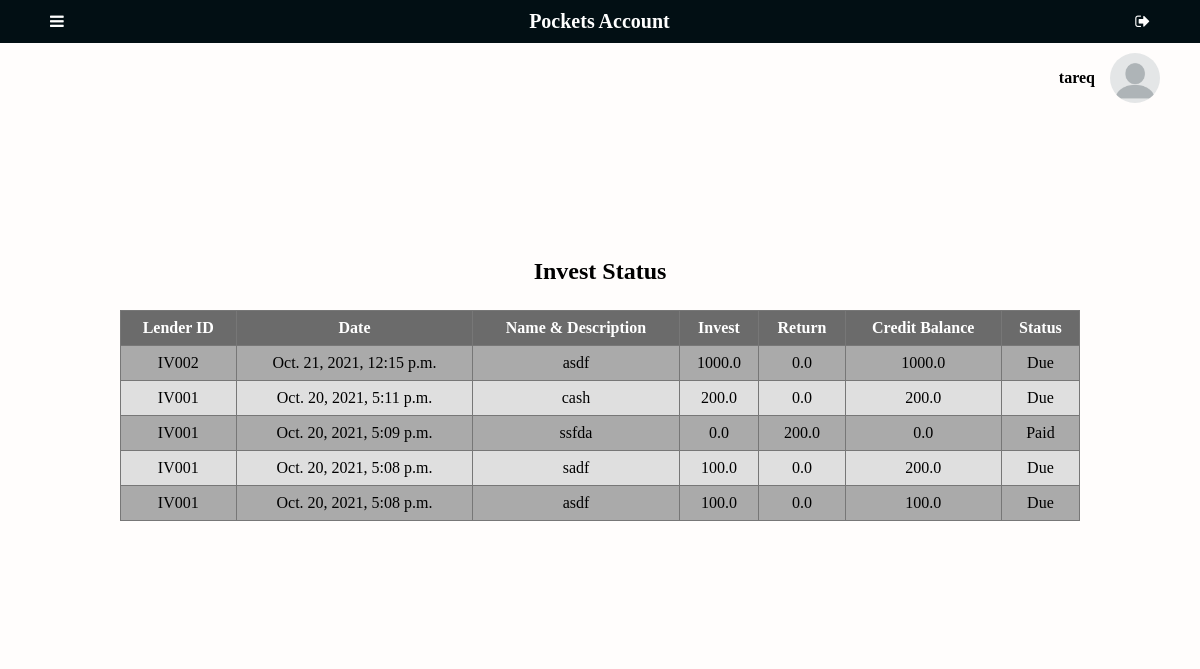
Before: /invest/ (signed in) with the older database file.
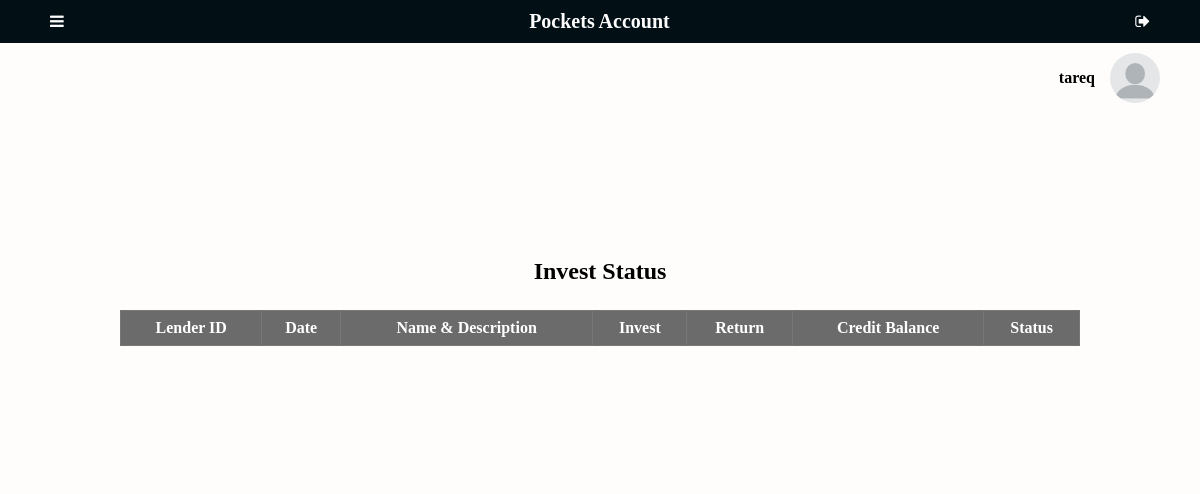
After: the same page with the newer database file.
### app/models.py (models this page shows)
class Invest(models.Model):
    lender = models.ForeignKey(Lender, on_delete=models.SET_NULL, blank=True, null=True)
    description = models.TextField(blank=True, null= True)
    invest = models.FloatField(default=0, null=True, blank=True)
    retern = models.FloatField(default=0, null=True, blank=True)
    balance = models.FloatField(default=0, null=True, blank=True)
    date = models.DateTimeField(auto_now_add=True)
    status = models.BooleanField(default=False, null=True, blank=False)

class Lender(models.Model):
    lenderName = models.CharField(max_length=50)
    phone = models.CharField(max_length=15, blank=True, null= True)
    address = models.TextField(blank=True, null= True)
    img = models.ImageField(upload_to='pics', null=True, blank=True)
    investor = models.ForeignKey(User, on_delete=models.SET_NULL, blank=True, null=True)
    totalbalance = models.FloatField(default=0, null=True, blank=True)
    def __str__(self):
        return "IV00" +str(self.id)

### app/views.py (the view)
# urls.py: path('invest/', views.invest, name='invest'),
@login_required(login_url='login')
def invest(request):
    profile = Lender.objects.filter(investor=request.user.id).all()
    accounts = Invest.objects.filter(lender__in=profile).order_by('-date')
    return render(request, "app/invest.html",{
        "accounts":accounts,
    })

### app/templates/app/invest.html (shortened to what this page needs)
{% extends "app/layout.html" %}
{% block body %}
<main>
    <div class="tablecontainer">
        <h2>Invest Status</h2>
        <table>
            <tr>
                <th>Lender ID</th>
                <th>Date</th>
                <th>Name & Description</th>
                <th>Invest</th>
                <th>Return</th>
                <th>Credit Balance</th>
                <th>Status</th>
            </tr>
            {% for account in accounts %}
            <tr>
                <td>{{ account.lender }}</td>
                <td>{{ account.date }}</td>
                <td>{{ account.description }}</td>
                <td>{{ account.invest }}</td>
                <td>{{ account.retern }}</td>
                <td>{{ account.balance }}</td>
                {% if account.status %}
                  <td>Paid</td>
                {% else %}
                <td>Due</td>
                {% endif %}
            </tr>
            {% endfor %}
        </table>
    </div>
</main>
{% endblock %}

Changed rows visible on the page:
removed Invest: lender "IV002", date "Oct. 21, 2021, 12:15 p.m.", description "asdf", invest "1000.0", retern "0.0", balance "1000.0", status "Due"
removed Invest: lender "IV001", date "Oct. 20, 2021, 5:11 p.m.", description "cash", invest "200.0", retern "0.0", balance "200.0", status "Due"
removed Invest: lender "IV001", date "Oct. 20, 2021, 5:09 p.m.", description "ssfda", invest "0.0", retern "200.0", balance "0.0", status "Paid"
removed Invest: lender "IV001", date "Oct. 20, 2021, 5:08 p.m.", description "sadf", invest "100.0", retern "0.0", balance "200.0", status "Due"
removed Invest: lender "IV001", date "Oct. 20, 2021, 5:08 p.m.", description "asdf", invest "100.0", retern "0.0", balance "100.0", status "Due"
